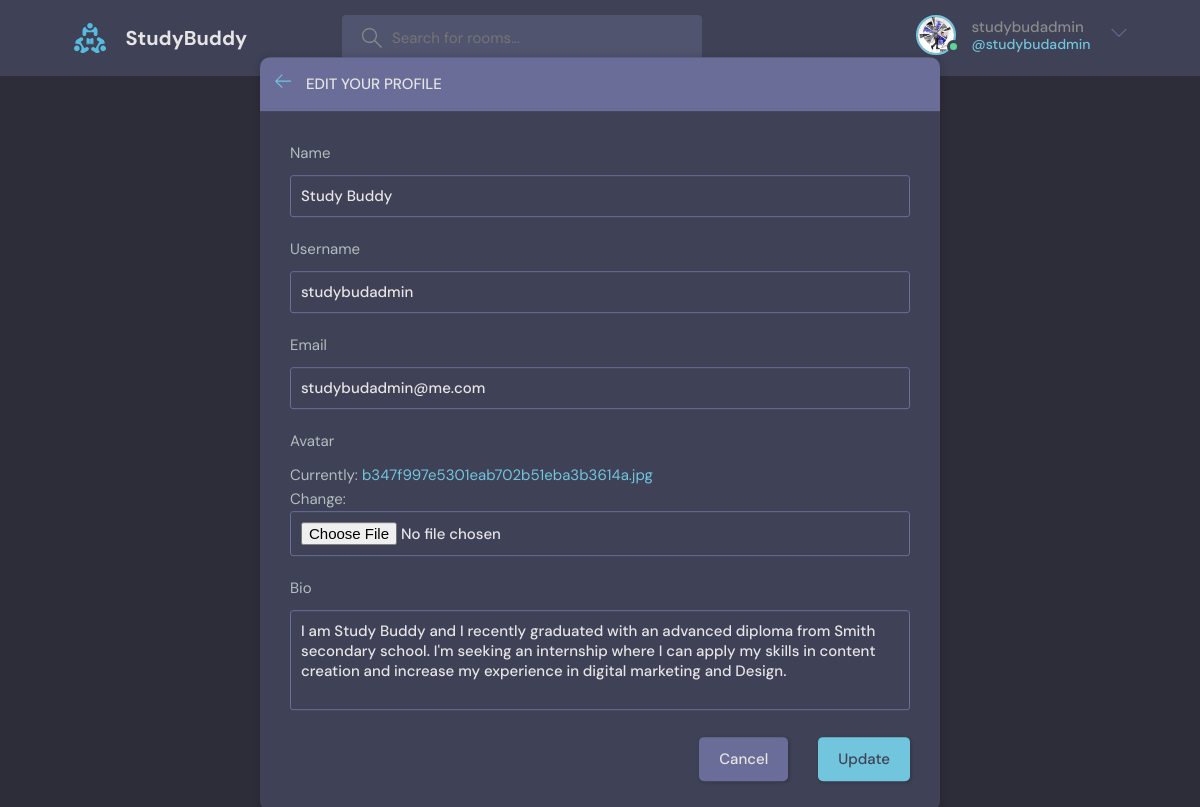
The page /update-user/ (signed in) on the database its author committed.
### base/models.py (models this page shows)
class User(AbstractUser):
    name = models.CharField(max_length=200, null=True)
    email = models.EmailField(unique=True, null=True)
    bio = models.TextField(null=True)
    avatar = models.ImageField(null=True, default="avatar.svg")
    USERNAME_FIELD = 'email'
    REQUIRED_FIELDS = []

### base/views.py (the view)
# urls.py: path('update-user/', views.updateUser, name='update-user'),
@login_required(login_url='login')
def updateUser(request):
    user =request.user
    form = UserForm(instance=user)
    if request.method == 'POST':
        form = UserForm(request.POST, request.FILES, instance=user)
        if form.is_valid():
            user.save()
            return redirect('user-profile', pk=user.id)
    return render(request, 'base/edit-user.html', {"form": form})

### base/forms.py
class UserForm(ModelForm):
    class Meta:
        model = User
        fields = ['name', 'username', 'email', 'avatar', 'bio']

### base/templates/base/edit-user.html (shortened to what this page needs)
{% extends "base/main.html" %}
{% block content %}
<main class="update-account layout">
    <div class="container">
        <div class="layout__box">
            <div class="layout__boxHeader">
                <div class="layout__boxTitle">
                    <a href="{% url 'home' %}">
                        <svg version="1.1" xmlns="http://www.w3.org/2000/svg" width="32" height="32"
                             viewBox="0 0 32 32">
                            <title>arrow-left</title>
                            <path
                                    d="M13.723 2.286l-13.723 13.714 13.719 13.714 1.616-1.611-10.96-10.96h27.625v-2.286h-27.625l10.965-10.965-1.616-1.607z">
                            </path>
                        </svg>
                    </a>
                    <h3>Edit your profile</h3>
                </div>
            </div>
            <div class="layout__body">
                <form class="form" action="" method="POST" enctype="multipart/form-data">
                    {% for field in form%}
                    <div class="form__group">
                        <label for="profile_pic">{{field.label}}</label>
                        {{field}}
                    </div>
                    {% endfor %}
                    <div class="form__action">
                        <a class="btn btn--dark" href="{% url 'home' %}">Cancel</a>
                        <button class="btn btn--main" type="submit">Update</button>
                    </div>
                </form>
            </div>
        </div>
    </div>
</main>
{% endblock content%}

### base/templates/base/navbar.html (shortened to what this page needs)
{% load static %}
<header class="header header--loggedIn">
    <div class="container">
        <a href="{% url 'home' %}" class="header__logo">
            <img src="{% static 'images/logo.svg' %}"/>
            <h1>StudyBuddy</h1>
        </a>
        <form class="header__search" method="GET" action="{% url 'home' %}">
            <label>
                <input type="text" name="q" placeholder="Search for rooms..."/>
            </label>
        </form>
        <nav class="header__menu">
            {% if request.user.is_authenticated %}
            <div class="header__user">
                <a href="{%url 'update-user' %}">
                    <div class="avatar avatar--medium active">
                        <img src="{{ request.user.avatar.url}}"/>
                    </div>
                    <p>{{ request.user.username }} <span>@{{ request.user.username }}</span></p>
                </a>
                <button class="dropdown-button">
                    <svg version="1.1" xmlns="http://www.w3.org/2000/svg" width="32" height="32" viewBox="0 0 32 32">
                        <title>chevron-down</title>
                        <path d="M16 21l-13-13h-3l16 16 16-16h-3l-13 13z"></path>
                    </svg>
                </button>
            </div>
            {% else %}
            <a href="{% url 'login' %}">
                <img src="{% static 'images/avatar.svg'%}"/>
                <p>Login</p>
            </a>
            {% endif %}
        </nav>
    </div>
</header>

### rows shown on the page
User: user.avatar (picture), user.username "studybudadmin", form "Study Buddy" "studybudadmin" "studybudadmin@me.com" "I am Study Buddy and I recently graduated with an advanced diploma from Smith secondary school. I'm seeking an internship where I can apply my skills in content creation and increase my experience in digital marketing and Design."

### other values the page prints
{{ field.label }} "Name" "Username" "Email" "Avatar" "Bio"
